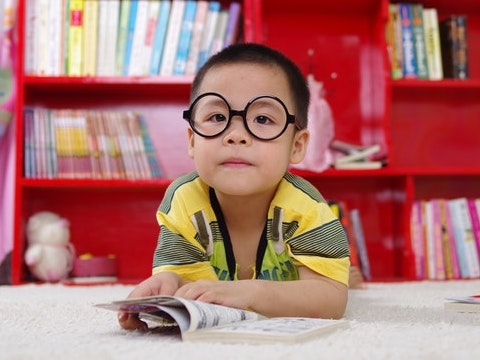
#> input picture PYHTON/WEEK 1/SECTION 2/Boy_image_modify/boy.jpg, 480 x 360 px, found by its file name
$ python cropped_boy.py
#> lines starting #> are read from the running program, lines starting #| are printed output that depends on the picture
# Import libraries
import cv2
import numpy as np
#from dataPath import DATA_PATH
import matplotlib.pyplot as plt

import matplotlib

#Read image
image = cv2.imread("/home/paulstein/opencv/Example_course/PYHTON/SECTION 2/Boy_image_modify/boy.jpg")
#> image is the input picture: shape (360, 480, 3); mean B, G, R 111.8, 115.3, 174.3

# Let's see what image we are dealing with
plt.imshow(image[:,:,::-1])

# Crop out a rectangle
# x coordinates = 170 to 320
# y coordinates = 40 to 200
#crop = image[40:200,170:320]
#plt.imshow(crop[:,:,::-1])
# -----------------------------------------------------------

##Create a copy from the original
#copiedImage = image.copy()
#plt.imshow(copiedImage[...,::-1])
# ///// CROPPING AND PASTING
#copyRoi = image[40:200,180:320]
# Find height and width of the ROI
#roiHeight,roiWidth = copyRoi.shape[:2]
# Copy to left of Face
#copiedImage[40:40+roiHeight, 10:10+roiWidth] = copyRoi
# Copy to right of Face
#copiedImage[40:40+roiHeight, 330:330+roiWidth] = copyRoi
# Display the output
#plt.figure(figsize=[15,15])
#plt.subplot(121);plt.imshow(image[...,::-1]);plt.title("Original Image");
#plt.subplot(122);plt.imshow(copiedImage[...,::-1]);plt.title("Output Image");

# --------------------------------------------------------

# Set rows and columns
#resizeDownWidth = 300
#resizeDownHeight = 200
#resizedDown = cv2.resize(image, (resizeDownWidth, resizeDownHeight), interpolation= cv2.INTER_LINEAR)

# Mess up with the aspect ratio
#resizeUpWidth = 600
#resizeUpHeight = 900
#resizedUp = cv2.resize(image, (resizeUpWidth, resizeUpHeight), interpolation= cv2.INTER_LINEAR)

#plt.figure(figsize=[15,15])
#plt.subplot(131);plt.imshow(image[:,:,::-1]);plt.title("Original Image")
#plt.subplot(132);plt.imshow(resizedUp[:,:,::-1]);plt.title("Scaled Up Image")
#plt.subplot(133);plt.imshow(resizedDown[:,:,::-1]);plt.title("Scaled Down Image")
# -----------------------------------------------------------------
# Scaling Down the image 1.5 times by specifying both scaling factors
scaleUpX = 1.5
scaleUpY = 1.5

# Scaling Down the image 0.6 times specifying a single scale factor.
scaleDown = 0.6

scaledDown = cv2.resize(image, None, fx= scaleDown, fy= scaleDown, interpolation= cv2.INTER_LINEAR)
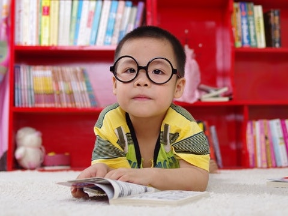
#> scaledDown: shape (216, 288, 3); mean B, G, R 111.7, 115.2, 174.1

scaledUp = cv2.resize(image, None, fx= scaleUpX, fy= scaleUpY, interpolation= cv2.INTER_LINEAR)

plt.figure(figsize=[15,15])
plt.subplot(121);plt.imshow(scaledDown[...,::-1]);plt.title("Scaled Down Image, size = {}".format(scaledDown.shape[:2]));
plt.subplot(122);plt.imshow(scaledUp[...,::-1]);plt.title("Scaled Up Image, size = {}".format(scaledUp.shape[:2]));
plt.show()
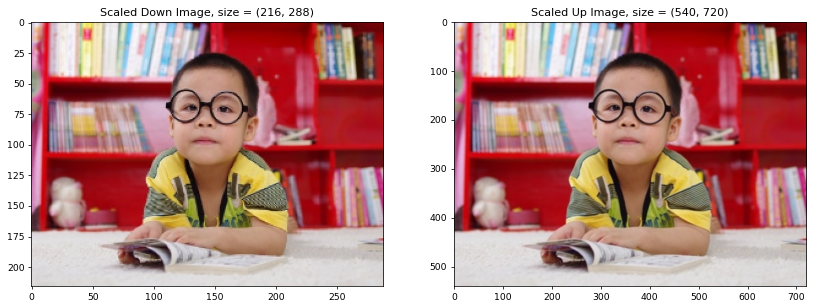
#> figure drawn by matplotlib, 2 panels
